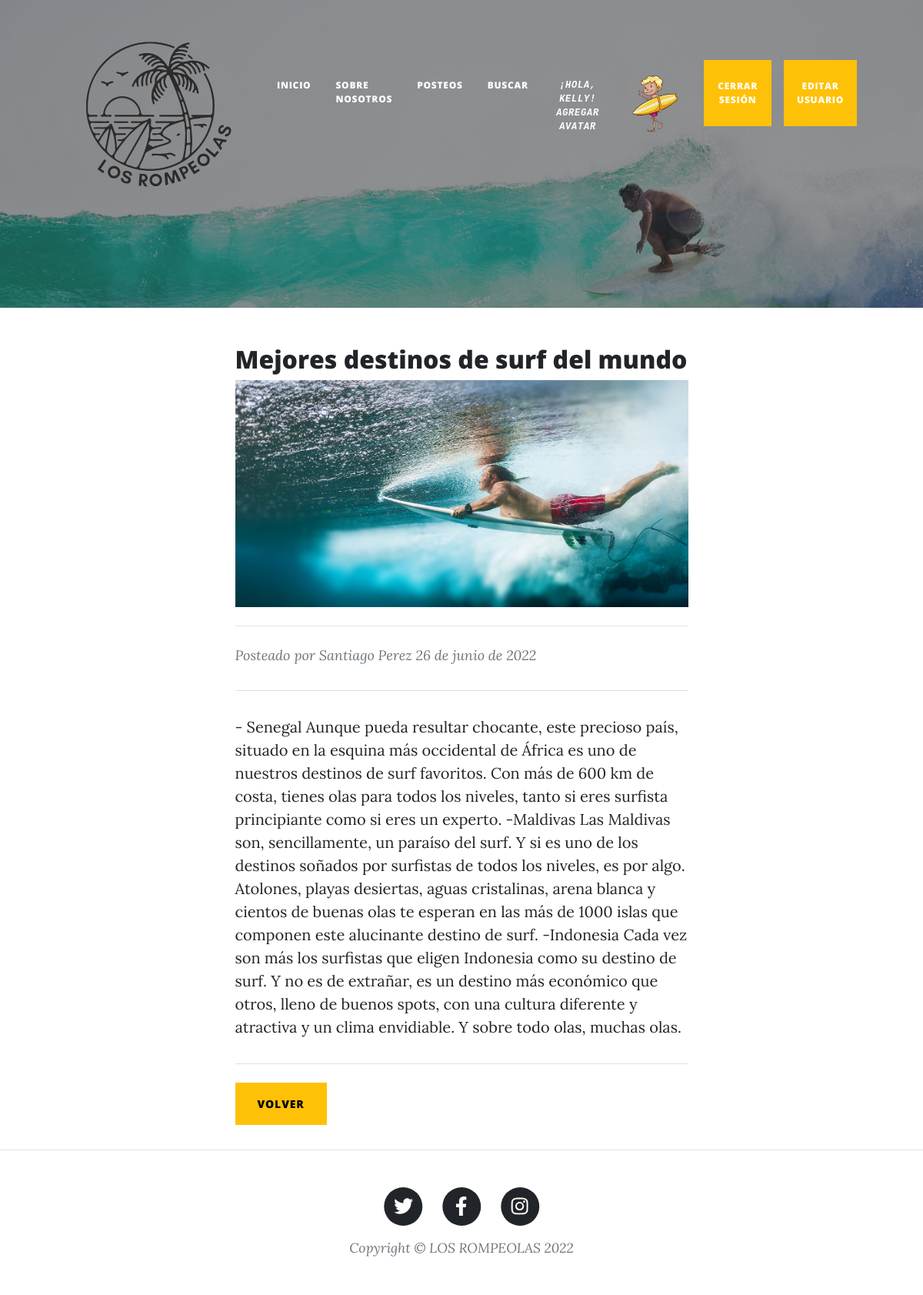
Page /Surfblog/post/Mejores destinos de surf del mundo (signed in) on the committed database.
### Surfblog/models.py (models this page shows, shortened)
class Avatar(models.Model):
    user = models.ForeignKey(User, on_delete = models.CASCADE)
    imagen = models.ImageField(upload_to = 'avatares', null = True, blank = True)
    class Meta:
        verbose_name = 'Avatar'
        verbose_name_plural = 'Avatares'

class Post(models.Model):
    autor = models.CharField(max_length = 40)
    email = models.EmailField()
    fecha = models.DateField(auto_now_add = True)
    titulo = models.CharField(max_length = 40, primary_key = True)
    cuerpo = models.TextField('')

### Surfblog/views.py (the view)
# urls.py: path('post/<titulo>', views.abrirPost, name='Post'),
def abrirPost(request, titulo):
        leerPost = Post.objects.get(titulo = titulo)
        try:
            comentario = Comentario.objects.get(titulo = titulo)
            return render(request, 'Surfblog/post.html', {'post': leerPost, 'comentario': comentario})
        except:
            return render(request, 'Surfblog/post.html', {'post': leerPost})

### Surfblog/templates/Surfblog/post.html (shortened to what this page needs)
{% extends 'Surfblog/padre.html' %}
{% load static %}
{% block contenido_principal %}
    <article class='mb-3'>
        <div class='container px-4 px-lg-5'>
            <div class='row gx-4 gx-lg-5 justify-content-center'>
                <div class='col-md-10 col-lg-8 col-xl-7 post-preview'>
                    <h2 class='post-title'>{{post.titulo}}</h2>
                    <img class='card-img-top' src='{% static "SurfBlog/assets/img/post.jpg" %}' alt='Imagen Resultado' title='Imagen Resultado' loading='lazy'>
                    <hr class='my-4' />
                    <p class='post-meta'>
                        Posteado por
                        <span>{{post.autor}}</span>
                        {{post.fecha}}
                    </p>
                    <hr class='my-4' />
                    <p>{{post.cuerpo}}</p>
                    <hr class='my-4' />
                    <button type='button' class='btn btn-warning position-relative mb-3'>
                        <a href='{% url "listaPosteos" %}' style='color: black;'>VOLVER</a>
                    </button>
                </div>
            </div>
        </div>
    </article>
{% endblock %}

### Surfblog/templates/Surfblog/padre.html (shortened to what this page needs)
<!DOCTYPE html>
<html lang='en'>
    <head>
        {% load static %}
        <link href='{% static "SurfBlog/css/styles.css" %}' rel='stylesheet' />
    </head>
    <body>
        <nav class='navbar navbar-expand-lg navbar-light' id='mainNav'>
            <div class='container px-4 px-lg-5'>
                <a class='navbar-brand' href='{% url "Inicio" %}'><img src='{% static "SurfBlog/assets/img/logo.png" %}' alt='Logo' title='Logo' height='250px' width='250px'></a>
                <div class='collapse navbar-collapse' id='navbarResponsive'>
                    <ul class='navbar-nav ms-auto py-4 py-lg-0'>
                        <li class='nav-item'><a class='nav-link px-lg-3 py-3 py-lg-4' href='{% url "Inicio" %}'>Inicio</a></li>
                        <li class='nav-item'><a class='nav-link px-lg-3 py-3 py-lg-4' href='{% url "sobreNosotros" %}'>Sobre Nosotros</a></li>
                        <li class='nav-item'><a class='nav-link px-lg-3 py-3 py-lg-4' href='{% url "listaPosteos" %}'>Posteos</a></li>
                        <li class='nav-item'><a class='nav-link px-lg-3 py-3 py-lg-4' href='{% url "Buscar" %}'>Buscar</a></li>
                        {% if user.is_authenticated %}
                        <li class='nav-item'><a class='nav-link px-lg-3 py-3 py-lg-4 text-center font-monospace fst-italic' href='{% url "agregarAvatar" %}'>¡Hola, {{user.username}}!</br><span class=''>Agregar Avatar</span></a></li>
                        <li class='mx-1'>
                        {% with first_image=user.avatar_set.first %}
                            {% if first_image %}
                                <a href='{{ first_image.imagen.url }}' target='_blank'>
                                <img src='{{ first_image.imagen.url }}' height='100px'>
                            {% endif %}
                        {% endwith %}
                        </li>
                        <li class='nav-item'><a class='nav-link px-lg-3 py-3 py-lg-4 btn btn-warning mx-2' href='{% url "Logout" %}'>Cerrar Sesión</a></li>
                        <li class='nav-item'><a class='nav-link px-lg-3 py-3 py-lg-4 btn btn-warning mx-2' href='{% url "editarUsuario" %}'>Editar Usuario</a></li>
                        {% endif %}
                    </ul>
                </div>
            </div>
        </nav>
        <header class='masthead' style='background-image: url("{% static "SurfBlog/assets/img/home.jpg" %}")'>
        </header>
        {% block contenido_principal %}
        {% endblock %}
        <footer class='border-top'>
            <div class='container px-4 px-lg-5'>
                <div class='row gx-4 gx-lg-5 justify-content-center'>
                    <div class='col-md-10 col-lg-8 col-xl-7'>
                        <ul class='list-inline text-center'>
                            <li class='list-inline-item'>
                                <a href='#!'>
                                    <span class='fa-stack fa-lg'>
                                        <i class='fas fa-circle fa-stack-2x'></i>
                                        <i class='fab fa-twitter fa-stack-1x fa-inverse'></i>
                                    </span>
                                </a>
                            </li>
                            <li class='list-inline-item'>
                                <a href='#!'>
                                    <span class='fa-stack fa-lg'>
                                        <i class='fas fa-circle fa-stack-2x'></i>
                                        <i class='fab fa-facebook-f fa-stack-1x fa-inverse'></i>
                                    </span>
                                </a>
                            </li>
                            <li class='list-inline-item'>
                                <a href='#!'>
                                    <span class='fa-stack fa-lg'>
                                        <i class='fas fa-circle fa-stack-2x'></i>
                                        <i class='fab fa-instagram fa-stack-1x fa-inverse'></i>
                                    </span>
                                </a>
                            </li>
                        </ul>
                        <div class='small text-center text-muted fst-italic'>Copyright &copy; LOS ROMPEOLAS 2022</div>
                    </div>
                </div>
            </div>
        </footer>
    </body>
</html>

### rows in the picture
Avatar: imagen (picture)
Post: titulo "Mejores destinos de surf del mundo", autor "Santiago Perez", fecha "26 de junio de 2022", cuerpo "- Senegal Aunque pueda resultar chocante, este precioso país, situado en la esquina más occidental de África es uno de nuestros destinos de surf favoritos. Con más de 600 km de costa, tienes olas para todos los niveles, tanto si eres surfista principiante como si eres un experto. -Maldivas Las Maldivas son, sencillamente, un paraíso del surf. Y si es uno de los destinos soñados por surfistas de todos los niveles, es por algo. Atolones, playas desiertas, aguas cristalinas, arena blanca y cientos de buenas olas te esperan en las más de 1000 islas que componen este alucinante destino de surf. -Indonesia Cada vez son más los surfistas que eligen Indonesia como su destino de surf. Y no es de…"

### other values in the picture
{{ user.username }} "KELLY"
